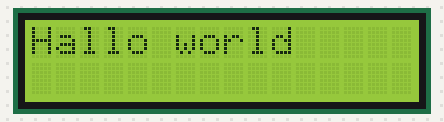
Bench run of a sketch on a simulated Arduino Uno, built with avr-gcc and run on an emulated ATmega328P. Shown: 16×2 character LCD.

Above: at 0.1 s.
At 1.1 s:
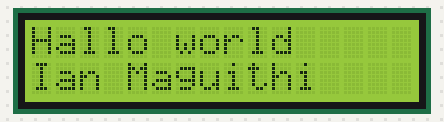

Measured:
- what the display in image 1 shows lasts 1.0 s, from 1.1 s to 2.1 s

The sketch:

LcdwithPaul.ino
```cpp
#include <Wire.h>
#include <LiquidCrystal_I2C.h>

int tim = 500; //the value of delay time
// initialize the library with the numbers of the interface pins
LiquidCrystal_I2C lcd(0x27,16,2); // set the LCD address to 0x27 for a 16 chars and 2 line display
/*********************************************************/
void setup()
{
  lcd.init(); //initialize the lcd
  lcd.backlight(); //open the backlight
}

void loop() {
  // put your main code here, to run repeatedly:
  lcd.setCursor(0,0);
  lcd.print("Hallo world");
  delay(1000);
  lcd.setCursor(0,1);
  lcd.print("Ian Maguithi");
  delay(1000);
  lcd.clear();
}
```
